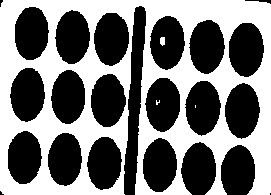
#> input picture Mask/zero.jpg, 271 x 195 px
$ python halfmask.py
#> lines starting #> are read from the running program, lines starting #| are printed output that depends on the picture; after the words box and inside, x2 and y2 are one past the last pixel; in counts of white or black regions, pixels touching at a corner belong together
import cv2
import numpy as np

# original image
image = cv2.imread('zero.jpg')
#> image is the input picture: shape (195, 271, 3); min 0, max 255, mean 119.4

# mask (of course replace corners with yours)
mask = np.zeros(image.shape, dtype=np.uint8)
roi_corners = np.array([[(1,1), (1,190), (140,190), (140,1)]], dtype=np.int32)

#271x195
#roi_corners = np.array([[(1,1), (340,340), (100,300)]], dtype=np.int32)
#                           t     lb triangle rb
#    top
#  l     r
#
#   bottom
#


white = (255, 255, 255)
cv2.fillPoly(mask, roi_corners, white)
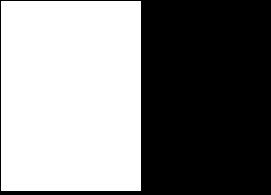
#> mask: shape (195, 271, 3); 50.3% white; 1 black region, box (x1, y1, x2, y2) and area: (0, 0, 271, 195) 26245

# apply the mask
masked_image = cv2.bitwise_and(image, mask)
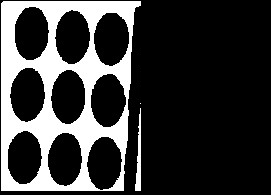
#> masked_image: shape (195, 271, 3); min 0, max 255, mean 57.2

# display your handywork
cv2.imshow('masked image', masked_image)
cv2.imwrite('Masked.jpg',masked_image)
cv2.waitKey()
cv2.destroyAllWindows()
